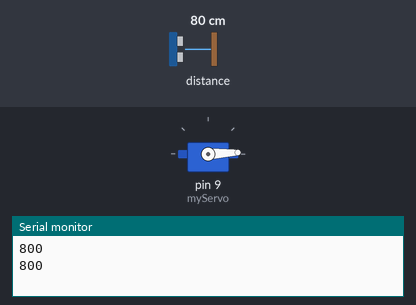
The sketch below on a simulated Arduino Uno, built with avr-gcc and run on an emulated ATmega328P. Shown: servo, the last lines printed to the serial monitor. The inputs (shaded band) are chosen by the test bench; at power-on: distance to the obstacle 80 cm.

Above: at 3.8 s.
3.9 s: distance to the obstacle set to 250 cm
At 12.5 s:
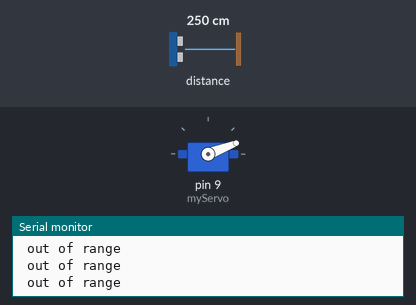
At 23.1 s:
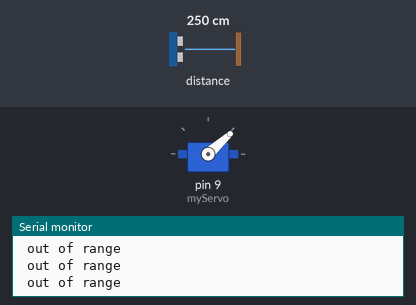
Timing chart, 0 to 25.5 s (numbered marks = the images above; inputs shaded):
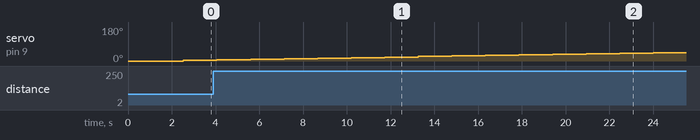

The sketch:

Mapeador.ino
```cpp
#include <Servo.h>
#include "Adafruit_VL53L0X.h"

// Crear una instancia del sensor VL53L0X
Adafruit_VL53L0X lox = Adafruit_VL53L0X();
//Servomotor
Servo myServo;

void setup() {
  myServo.attach(9);
  Serial.begin(9600);

  // Esperar a que el puerto serie se abra para dispositivos USB nativos
  while (!Serial) {
    delay(1);
  }

 // Serial.println("Adafruit VL53L0X test");
  // Iniciar el sensor VL53L0X
  if (!lox.begin()) {
    Serial.println(F("Failed to boot VL53L0X"));
    while(1); // Mantener el programa en un bucle infinito si el sensor no se inicia
  }
  // Mensaje de inicio
  //Serial.println(F("VL53L0X API Simple Ranging example\n\n"));
}

void loop() {
  myServo.write(0);
  delay(1000);
  VL53L0X_RangingMeasurementData_t measure; //Toma de distancia para cada angulo del servomotor
  //Muestreo de la distancia a partir de los ángulos del servo
  for(int i = 0; i <= 180; i+=3){
    myServo.write(i);
    delay(500);
  // Realizar una medición con el sensor
  lox.rangingTest(&measure, false); // 'true' para obtener datos de depuración
  // Verificar si la medición es válida
  if (measure.RangeStatus != 4) {  // Los fallos de fase tienen datos incorrectos
    // Calcular el valor filtrado usando el filtro EMA
    Serial.println(measure.RangeMilliMeter);
  } else {
    Serial.println(" out of range "); // Mensaje si el objeto está fuera de rango
    }
  delay(1000); // Retardo entre mediciones
  }
}
```
